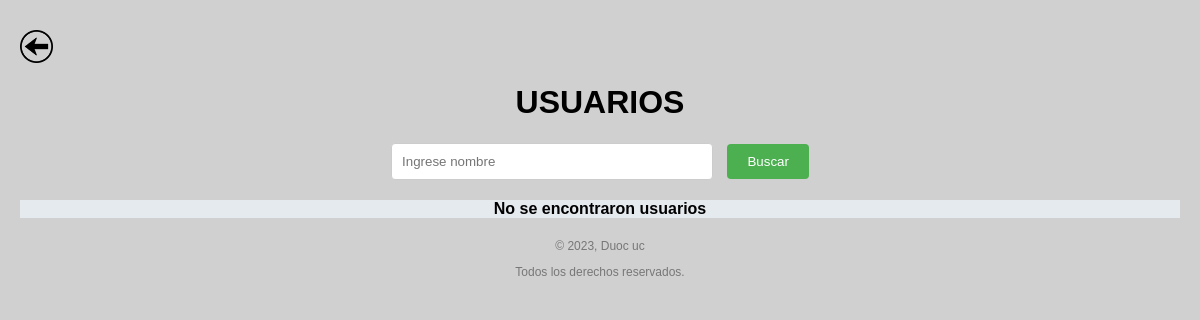
/usuarios/veruser/, run on an earlier commit of the app's database.
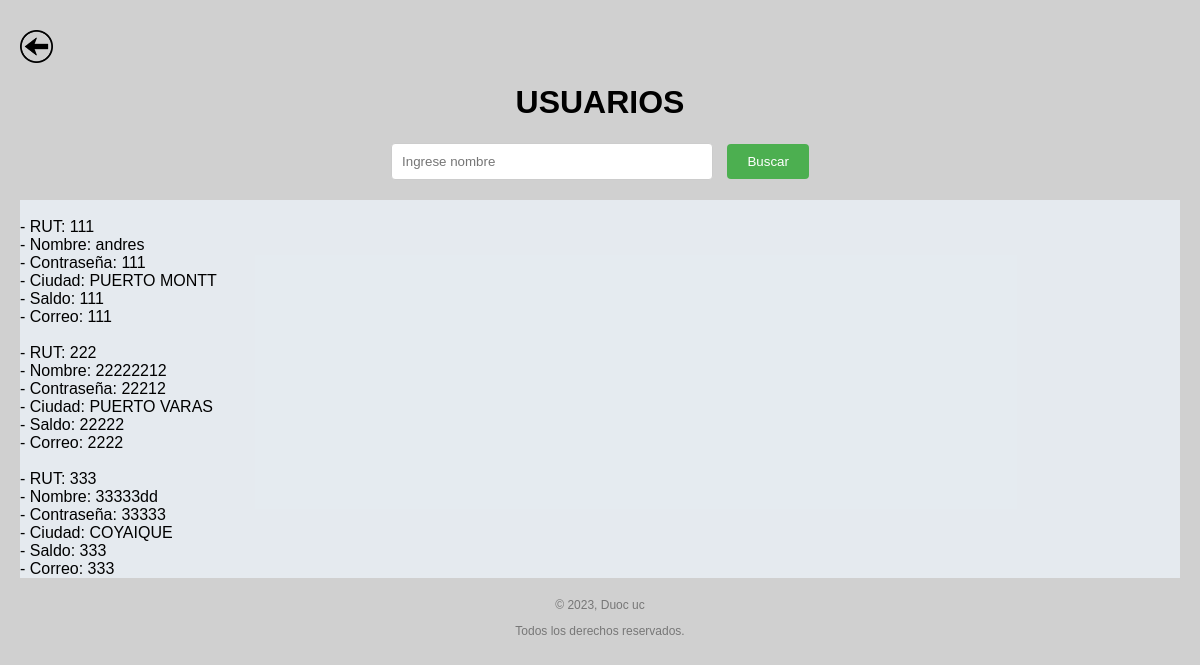
And on a later commit of the database.
### usuarios/models.py (models this page shows, shortened)
class USUARIO(models.Model):
    rut = models.CharField( max_length=9,primary_key=True)
    nombre = models.CharField(max_length=30,blank=False,null=False, unique=True)
    contra = models.CharField(max_length=30,blank=False,null=False)
    id_ciudad = models.ForeignKey('Ciudad',on_delete=models.CASCADE, db_column='idciudad')
    saldo = models.CharField(max_length=6)
    correo = models.CharField(max_length=50)

class CIUDAD(models.Model):
    id_ciudad  = models.AutoField(db_column='idciudad', primary_key=True)
    nombre_ciudad = models.CharField(max_length=20, blank=False, null=False)

### usuarios/views.py (the view)
# urls.py: path('veruser/', views.veruser, name='veruser'),
def veruser(request):
    if request.method == "POST":
        nombre = request.POST.get('nombre')
        usuarios = USUARIO.objects.filter(nombre=nombre)
        if usuarios.exists():
            context = {'usuario': usuarios}
            return render(request, 'veruser.html', context)
        elif nombre=='':
            usuarios = USUARIO.objects.all()
            context = {'usuario': usuarios}
            return render(request, 'veruser.html', context)
        else:
            context = {'mensaje': 'OK, datos guardados con éxito'}
            return render(request, 'veruser.html', context)
    else:
        usuarios = USUARIO.objects.all()
        context = {'usuario': usuarios}
        return render(request, 'veruser.html', context)

### usuarios/templates/veruser.html (shortened to what this page needs)
<!DOCTYPE html>
{% load static %}
<html lang="en">
<head>
    <link rel="stylesheet" href="{% static 'styles/ver.css' %}">
</head>
<body>
    <a href="{% url 'Casino:index'%}?nom=admin&con=admin" class="volver" style="background-image: url({% static 'images/volver.png' %});"></a>
    <h1>USUARIOS</h1>
    <form method="post" action="">
        <input type="text" name="nombre" placeholder="Ingrese nombre">
        <button type="submit">Buscar</button>
    </form>
    <div style="background-color: rgba(240, 248, 255, 0.671);">
    {% for m in usuario %}
        <br>- RUT: {{m.rut}}<br>
        - Nombre: {{m.nombre}}<br>
        - Contraseña: {{m.contra}}<br>
        - Ciudad: {{m.id_ciudad.nombre_ciudad}}<br>
        - Saldo: {{m.saldo}}<br>
        - Correo: {{m.correo}}<br>
    {% empty %}
        <h4>No se encontraron usuarios</h4>
    {% endfor %}</div>
</body>
<footer>
    <p>© 2023, Duoc uc</p>
    <p>Todos los derechos reservados.</p>
</footer>
</html>

What changed in the data, as far as the page shows it:
added USUARIO: rut "111", nombre "andres", contra "111", id_ciudad.nombre_ciudad "PUERTO MONTT", saldo "111", correo "111"
added USUARIO: rut "222", nombre "22222212", contra "22212", id_ciudad.nombre_ciudad "PUERTO VARAS", saldo "22222", correo "2222"
added USUARIO: rut "333", nombre "33333dd", contra "33333", id_ciudad.nombre_ciudad "COYAIQUE", saldo "333", correo "333"
Also different on the page:
text no longer shown: "No se encontraron usuarios"
